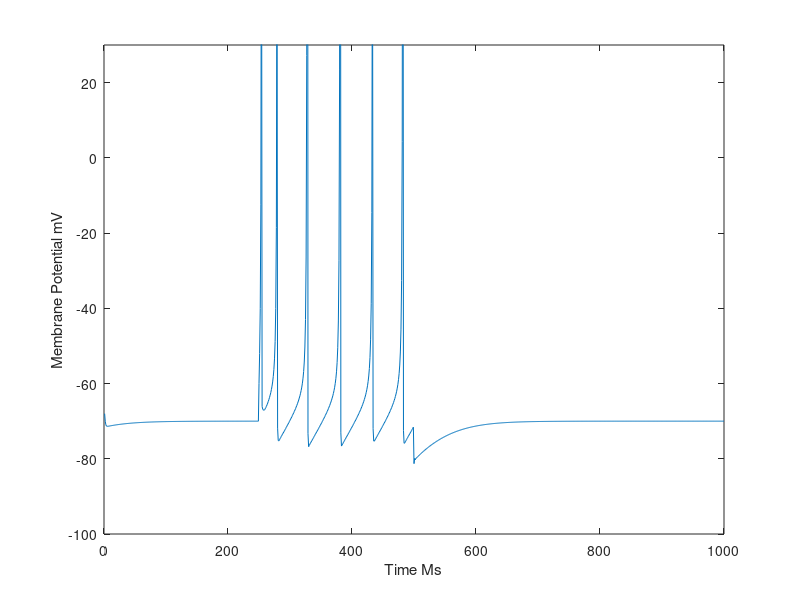

Here is the MATLAB script that generated this plot:

% An implementation of Eugene M. Izhikevich's Simple Model of Spiking Neurons 2003



neuron_type = 'rs' %Excititory (rs, ib, ch) Inhibitory (fs, lts, tc, rz) 


switch neuron_type
    case 'rs'
        a = .02; %scale of recovery variable, smaller value, slower recovery
        b = .2; %sensitivity of the recovery variable u to subthreshold fluctuations
        c = -65; %describes resting potential
        d = 8; %afterspike jump
    case 'ib'
        a = .02;
        b = .2; 
        c = -55; 
        d = 4; 
    case 'ch'
        a = .02; 
        b = .2; 
        c = -50; 
        d = 2; 
    case 'fs'
        a = .1; 
        b = .2; 
        c = -65; 
        d = 2; 
    case 'lts'
        a = .02;
        b = .25; 
        c = -65; 
        d = 2; 
    case 'tc'
        a = .02; 
        b = .2; 
        c = -60;
        d = 2; 
    case 'rz'
        a = .1;
        b = .26; 
        c = -65; 
        d = 2; 
end

v = c ;
u = b*v;

time =1000

voltages=zeros(time,1);

I=0; %intial input of zero
for t=1:time %simulate for 2 second
   if t==250 % send dc pulse of I=10 at ten seconds, see paper
       I=10;
   end
   
   if t==500
       I=0;
   end
   if(v>=30) % reset after spike
       v = c; % reset voltage to rest
       u = u + d; %reset recovery variable
   end
   v = v + ((.04*(v^2))+(5*v) +140 -u + I);
   u = u + a*((b*v) - u ); 
   voltages(t)= v;
   
end

figure
plot(voltages)
xlabel('Time Ms')
ylabel('Membrane Potential mV')
axis([0 time -100 30])



